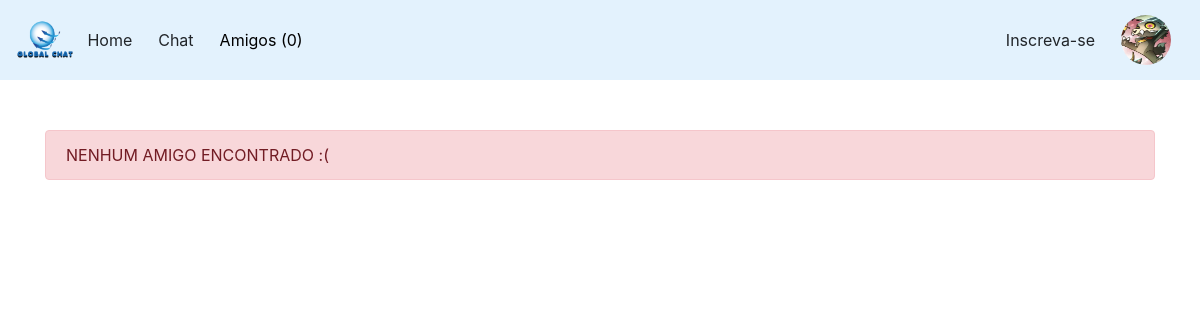
The page /paginas/solicitacao.php?pagina=amigos (signed in) on the database as committed earlier.
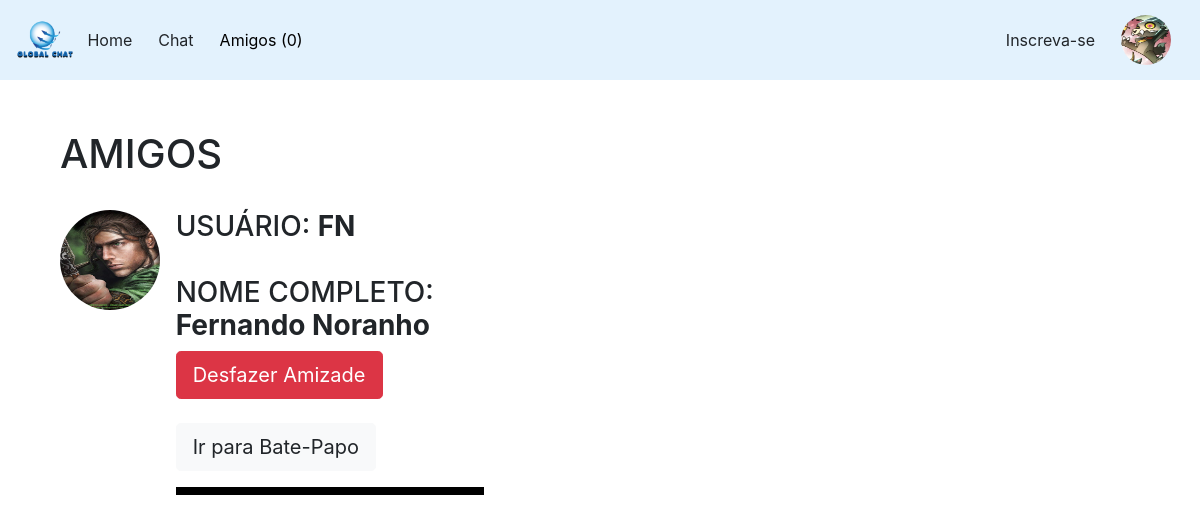
The same page on the database as committed later.
### tables this page shows
CREATE TABLE `solicitacao` (
  `id` int(11) NOT NULL AUTO_INCREMENT,
  `email_de` varchar(100) NOT NULL,
  `email_para` varchar(100) NOT NULL,
  `amigo` int(11) NOT NULL,
  PRIMARY KEY (`id`)
);

CREATE TABLE `usuarios` (
  `id` int(11) NOT NULL AUTO_INCREMENT,
  `nomecompleto` varchar(200) DEFAULT NULL,
  `nomeusuario` varchar(200) DEFAULT NULL,
  `pais` varchar(200) DEFAULT NULL,
  `genero` varchar(10) DEFAULT NULL,
  `email` varchar(200) NOT NULL,
  `senha` varchar(9) NOT NULL,
  `foto` varchar(200) DEFAULT NULL,
  PRIMARY KEY (`id`)
);

### paginas/sub-paginas/amigos.php (called while the page is built)
<?php
solicitacoes($con);
?>

### php/functions.php (the view, shortened to what this page needs)
<?php
function carregar_pagina($con){
	$pagina = (isset($_GET['pagina'])) ? $_GET['pagina'] : 'inicio';
	$dir = '../paginas/sub-paginas/';
	$ext = ".php";
	if(file_exists($dir.$pagina.$ext)){
		include($dir.$pagina.$ext);
	}else{
		echo("<div class='alert alert-danger'>Página não encontrada</div>");
	}
}
			?>
	<?php
function solicitacoes($con){
	if(isset($_SESSION['email'])){
		$sql = $con->prepare("SELECT * FROM solicitacao WHERE email_para = ? AND amigo = 0");
		$sql->bind_param("s", $_SESSION['email']);
		$sql->execute();
		$get = $sql->get_result();
		$total = $get->num_rows;
		if($total > 0){
			?>
			<div class="container">
				<h1>SOLICITAÇÕES PENDENTES</h1><br>
				<div class="row">
					<div class="col-md-7">
						<?php
						while($dados = $get->fetch_assoc()){
							$sql1 = $con->prepare("SELECT * FROM usuarios WHERE email = ?");
							$sql1->bind_param("s", $dados['email_de']);
							$sql1->execute();
							$get1 = $sql1->get_result();
							$dados1 = $get1->fetch_assoc();
							?>
							<head>
								<style type="text/css">
								.container{
									padding-top: 50px;
								}
							</style>
						</head>
						<div class="row">
							<div class="col-sm-4">
								<img src="<?php echo('../uploads/'.$dados1['foto']); ?> " style='width: 100px;
								height: 100px;
								border-radius: 50%;'>
								<br>
								<br>
								<?php echo("<ul>
									<li style='list-style:none;'><a href='?pagina=perfil&email={$dados['email_de']}' target='_blank'>
									<a href='?pagina=aceitar_solicitacao&email={$dados['email_de']}' class='btn btn-success btn-lg'>Aceitar Solicitação</a>
									<br>
									<br>
									<a href='?pagina=deletar_solicitacao&id={$dados['id']}' class='btn btn-danger btn-lg'>Recusar Solicitação</a>
									</a>
									</li>
									</ul>"); ?>
								</div>
								<div class="col-md-4">
									<h4>USUÁRIO: <b><?php echo $dados1['nomeusuario']; ?></b> </h4><br>
									<h4>NOME: <b><?php echo $dados1['nomecompleto']; ?></b></h4>
								</div>
							</div>
							<hr>
							<?php
						}
						?>
					</div>
					<?php listar_amigos($con); ?>
				</div>
			</div>
			<?php
		}else{
			listar_amigos($con);
		}
	}else{
		exit();
	}
}
function listar_amigos($con){
	$sql2 = $con->prepare("SELECT * FROM usuarios WHERE email = ?");
	$sql2->bind_param("s", $_SESSION['email']);
	$sql2->execute();
	$get2 = $sql2->get_result();
	$r = $get2->fetch_assoc();
	$sql = $con->prepare("SELECT * FROM solicitacao WHERE (email_de = ? AND amigo = 1) OR (email_para = ? AND amigo = 1)");
	$sql->bind_param("ss", $_SESSION['email'],$_SESSION['email'] );
	$sql->execute();
	$get = $sql->get_result();
	$total = $get->num_rows;
	if($total > 0){
		?>
		<div class="col-md-5">
			<h1 style="">AMIGOS</h1><br>
			<div class="row">
				<?php
				while ($dados = $get->fetch_assoc()) {
					if($_SESSION['email'] == $dados['email_de']){
						$sql1 = $con->prepare("SELECT * FROM usuarios WHERE email = ?");
						$sql1->bind_param("s", $dados['email_para']);
						$sql1->execute();
						$get1 = $sql1->get_result();
						$dados1 = $get1->fetch_assoc();
					}else{
						$sql1 = $con->prepare("SELECT * FROM usuarios WHERE email = ?");
						$sql1->bind_param("s", $dados['email_de']);
						$sql1->execute();
						$get1 = $sql1->get_result();
						$dados1 = $get1->fetch_assoc();
					}
					?>
					<div class="col-sm-3">
						<img src="<?php echo('../uploads/'.$dados1['foto']); ?> " style='width: 100px;
						height: 100px;
						border-radius: 50%;'>
					</div>
					<div class="col-sm-8">
						<h3>USUÁRIO: <b><?php echo $dados1['nomeusuario'];?></b></h3>
						<br>
						<h3>NOME COMPLETO: <b><?php echo $dados1['nomecompleto'];?></b> </h3>
						<a href="?pagina=deletar_solicitacao&id=<?php echo($dados['id']); ?>" class='btn btn-danger btn-lg'>Desfazer Amizade</a>
						<br>
						<br>
						<a href="../paginas/chat-amigos.php?email=<?php echo($dados1['email']); ?>&&foto=<?php echo($r['foto']); ?>" class="btn btn-light btn-lg">Ir para Bate-Papo</a>
						<hr color="black" width="300px" style="border: 4px solid black;">
					</div>
					<br>
					<?php
				}
				?>
			</div>
		</div>
		<?php
	}else{
		?>
		<div class="alert alert-danger">NENHUM AMIGO ENCONTRADO :(</div>
			<?php
		}
	}
	?>

Rows that differ between the two databases and show on the page:
added solicitacao: usuarios.foto (picture), usuarios.nomeusuario "FN", usuarios.nomecompleto "Fernando Noranho"
Other text that changed with them:
text no longer shown: "NENHUM AMIGO ENCONTRADO :("
text now shown: "AMIGOS"
